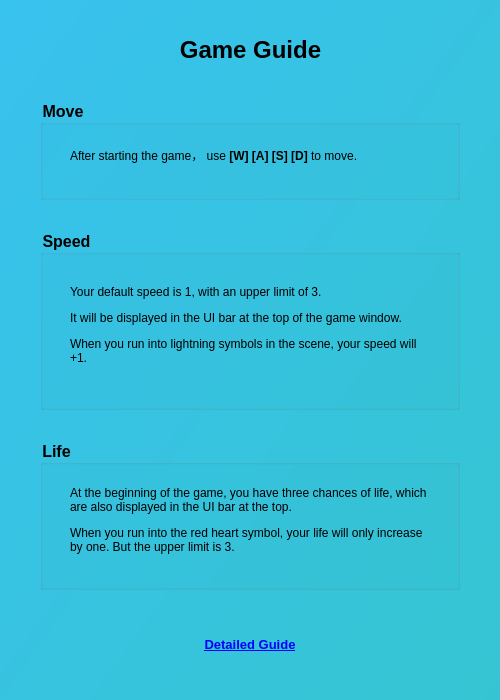
<?xml version="1.0" encoding="UTF-8"?>
<ui version="4.0">
 <class>GuideClass</class>
 <widget class="QWidget" name="GuideClass">
  <property name="geometry">
   <rect>
    <x>0</x>
    <y>0</y>
    <width>500</width>
    <height>700</height>
   </rect>
  </property>
  <property name="sizePolicy">
   <sizepolicy hsizetype="Fixed" vsizetype="Fixed">
    <horstretch>0</horstretch>
    <verstretch>0</verstretch>
   </sizepolicy>
  </property>
  <property name="minimumSize">
   <size>
    <width>500</width>
    <height>700</height>
   </size>
  </property>
  <property name="maximumSize">
   <size>
    <width>500</width>
    <height>700</height>
   </size>
  </property>
  <property name="windowTitle">
   <string>Guid</string>
  </property>
  <property name="styleSheet">
   <string notr="true">#GuideClass {
	background-color: qlineargradient(spread:pad, x1:0, y1:0, x2:1, y2:1, stop:0 rgba(56, 194, 238, 255), stop:1 rgba(53, 197, 210, 255));

}</string>
  </property>
  <widget class="QLabel" name="label">
   <property name="geometry">
    <rect>
     <x>10</x>
     <y>20</y>
     <width>481</width>
     <height>61</height>
    </rect>
   </property>
   <property name="text">
    <string>&lt;html&gt;&lt;head/&gt;&lt;body&gt;&lt;p align=&quot;center&quot;&gt;&lt;span style=&quot; font-size:18pt; font-weight:700;&quot;&gt;Game Guide&lt;/span&gt;&lt;/p&gt;&lt;/body&gt;&lt;/html&gt;</string>
   </property>
  </widget>
  <widget class="QGroupBox" name="Move">
   <property name="geometry">
    <rect>
     <x>40</x>
     <y>100</y>
     <width>420</width>
     <height>100</height>
    </rect>
   </property>
   <property name="styleSheet">
    <string notr="true">#Move {
	font-size: 16px;
	font-weight: bold;
}</string>
   </property>
   <property name="title">
    <string>Move</string>
   </property>
   <widget class="QLabel" name="label_2">
    <property name="geometry">
     <rect>
      <x>30</x>
      <y>30</y>
      <width>361</width>
      <height>51</height>
     </rect>
    </property>
    <property name="text">
     <string>&lt;html&gt;&lt;head/&gt;&lt;body&gt;&lt;p&gt;After starting the game， use &lt;span style=&quot; font-weight:700;&quot;&gt;[W] [A] [S] [D] &lt;/span&gt;to move.&lt;/p&gt;&lt;/body&gt;&lt;/html&gt;</string>
    </property>
   </widget>
  </widget>
  <widget class="QGroupBox" name="Speed">
   <property name="geometry">
    <rect>
     <x>40</x>
     <y>230</y>
     <width>420</width>
     <height>180</height>
    </rect>
   </property>
   <property name="styleSheet">
    <string notr="true">#Speed {
	font-size: 16px;
	font-weight: bold;
}</string>
   </property>
   <property name="title">
    <string>Speed</string>
   </property>
   <widget class="QLabel" name="label_4">
    <property name="geometry">
     <rect>
      <x>30</x>
      <y>40</y>
      <width>361</width>
      <height>111</height>
     </rect>
    </property>
    <property name="text">
     <string>&lt;html&gt;&lt;head/&gt;&lt;body&gt;&lt;p&gt;Your default speed is 1, with an upper limit of 3.&lt;/p&gt;&lt;p&gt;It will be displayed in the UI bar at the top of the game window.&lt;/p&gt;&lt;p&gt;When you run into lightning symbols in the scene, your speed will +1.&lt;/p&gt;&lt;/body&gt;&lt;/html&gt;</string>
    </property>
    <property name="wordWrap">
     <bool>true</bool>
    </property>
   </widget>
  </widget>
  <widget class="QGroupBox" name="Life">
   <property name="geometry">
    <rect>
     <x>40</x>
     <y>440</y>
     <width>420</width>
     <height>150</height>
    </rect>
   </property>
   <property name="styleSheet">
    <string notr="true">#Life {
	font-size: 16px;
	font-weight: bold;
}</string>
   </property>
   <property name="title">
    <string>Life</string>
   </property>
   <widget class="QLabel" name="label_5">
    <property name="geometry">
     <rect>
      <x>30</x>
      <y>40</y>
      <width>361</width>
      <height>81</height>
     </rect>
    </property>
    <property name="text">
     <string>&lt;html&gt;&lt;head/&gt;&lt;body&gt;&lt;p&gt;At the beginning of the game, you have three chances of life, which are also displayed in the UI bar at the top.&lt;/p&gt;&lt;p&gt;When you run into the red heart symbol, your life will only increase by one. But the upper limit is 3.&lt;/p&gt;&lt;/body&gt;&lt;/html&gt;</string>
    </property>
    <property name="wordWrap">
     <bool>true</bool>
    </property>
   </widget>
  </widget>
  <widget class="QLabel" name="label_6">
   <property name="geometry">
    <rect>
     <x>100</x>
     <y>630</y>
     <width>300</width>
     <height>30</height>
    </rect>
   </property>
   <property name="text">
    <string>&lt;html&gt;&lt;head/&gt;&lt;body&gt;&lt;p align=&quot;center&quot;&gt;&lt;a href=&quot;https://cdn.rxgzs.cn/Surf/GameGuide.pdf&quot;&gt;&lt;span style=&quot; font-size:10pt; font-weight:700; text-decoration: underline; color:#0000ff;&quot;&gt;Detailed Guide&lt;/span&gt;&lt;/a&gt;&lt;/p&gt;&lt;/body&gt;&lt;/html&gt;</string>
   </property>
   <property name="openExternalLinks">
    <bool>true</bool>
   </property>
  </widget>
  <widget class="QWidget" name="widget" native="true">
   <property name="geometry">
    <rect>
     <x>0</x>
     <y>0</y>
     <width>500</width>
     <height>700</height>
    </rect>
   </property>
   <property name="sizePolicy">
    <sizepolicy hsizetype="Fixed" vsizetype="Fixed">
     <horstretch>0</horstretch>
     <verstretch>0</verstretch>
    </sizepolicy>
   </property>
   <property name="styleSheet">
    <string notr="true">	background-image: url(:/assets/images/bg1280.png);</string>
   </property>
  </widget>
  <zorder>widget</zorder>
  <zorder>label</zorder>
  <zorder>Move</zorder>
  <zorder>Speed</zorder>
  <zorder>Life</zorder>
  <zorder>label_6</zorder>
 </widget>
 <layoutdefault spacing="6" margin="11"/>
 <resources>
  <include location="Surf.qrc"/>
 </resources>
 <connections/>
</ui>
